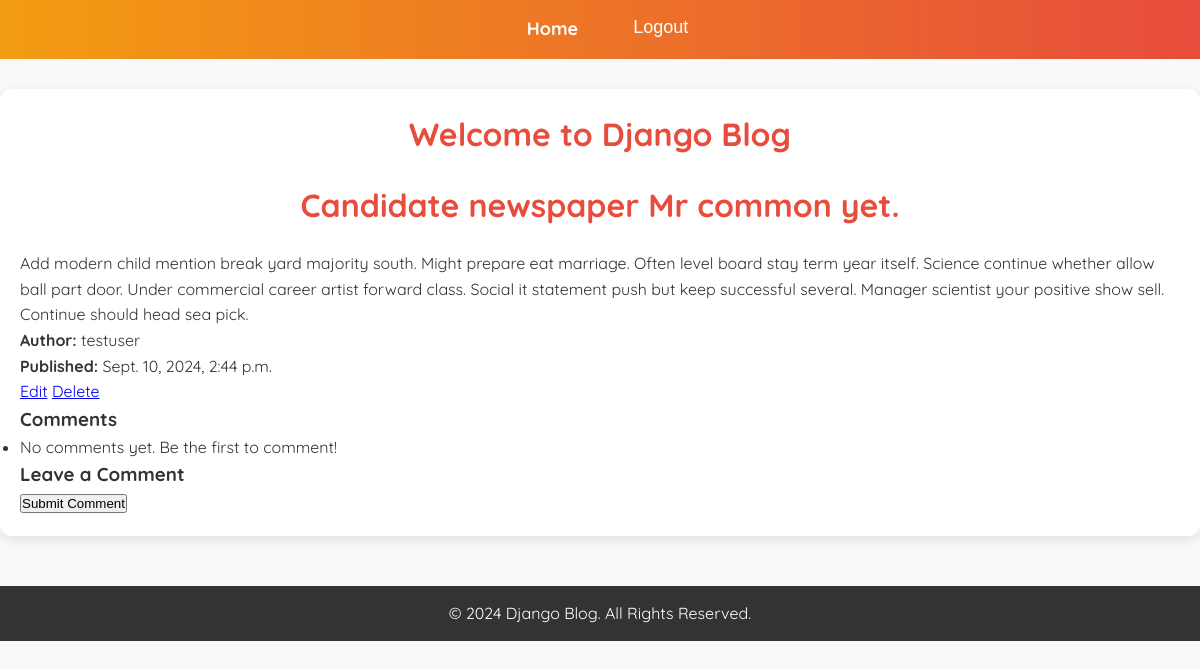
The app's page /post/5/ (signed in) with its own data.
### blog/models.py (models this page shows, shortened)
class Post(models.Model):
    title = models.CharField(max_length=100)
    content = models.TextField()
    published_date = models.DateTimeField(auto_now_add=True)
    author = models.ForeignKey(User, on_delete=models.CASCADE)

### blog/views.py (the view)
# urls.py: path('post/<int:pk>/', PostDetailView.as_view(), name='post-detail'),
class PostDetailView(LoginRequiredMixin, DetailView):
    model = Post
    template_name = 'blog/post_detail.html'

### blog/templates/blog/post_detail.html (shortened to what this page needs)
{% extends 'blog/base.html' %}
{% block content %}
    <h2>{{ object.title }}</h2>
    <p>{{ object.content }}</p>
    <p><strong>Author:</strong> {{ object.author }}</p>
    <p><strong>Published:</strong> {{ object.published_date }}</p>
    {% if user == object.author %}
        <a href="{% url 'post-update' object.id %}">Edit</a>
        <a href="{% url 'post-delete' object.id %}">Delete</a>
    {% endif %}
    <h3>Comments</h3>
    <ul>
        {% for comment in object.comments.all %}
            <li>
                <strong>{{ comment.author }}</strong> said: {{ comment.content }}
                <br><small>{{ comment.created_at }}</small>
                {% if comment.author == user %}
                    <a href="{% url 'delete-comment' comment.id %}">Delete</a>
                {% endif %}
            </li>
        {% empty %}
            <li>No comments yet. Be the first to comment!</li>
        {% endfor %}
    </ul>
    <h3>Leave a Comment</h3>
    {% if user.is_authenticated %}
        <form method="post" action="{% url 'add-comment' object.id %}">
            <button type="submit">Submit Comment</button>
        </form>
    {% else %}
        <p><a href="{% url 'login' %}">Log in</a> to leave a comment.</p>
    {% endif %}
{% endblock %}

### blog/static/css/styles.css (style rules this page uses)
* { margin: 0; padding: 0; box-sizing: border-box; }
body { font-family: Arial, sans-serif; background-color: #f9f9f9; color: #333; }

### blog/templates/blog/base.html (style rules this page uses)
* { margin: 0; padding: 0; box-sizing: border-box; }
body { font-family: 'Quicksand', sans-serif; background-color: #f9f9f9; color: #333; line-height: 1.6; }
.content h2 { text-align: center; margin-bottom: 20px; color: #e74c3c; font-size: 32px; font-weight: 700; }

### records on screen
Post: title "Candidate newspaper Mr common yet.", content "Add modern child mention break yard majority south. Might prepare eat marriage. Often level board stay term year itself. Science continue whether allow ball part door. Under commercial career artist forward class. Social it statement push but keep successful several. Manager scientist your positive show sell. Continue should head sea pick.", author "testuser", published_date "Sept. 10, 2024, 2:44 p.m."
